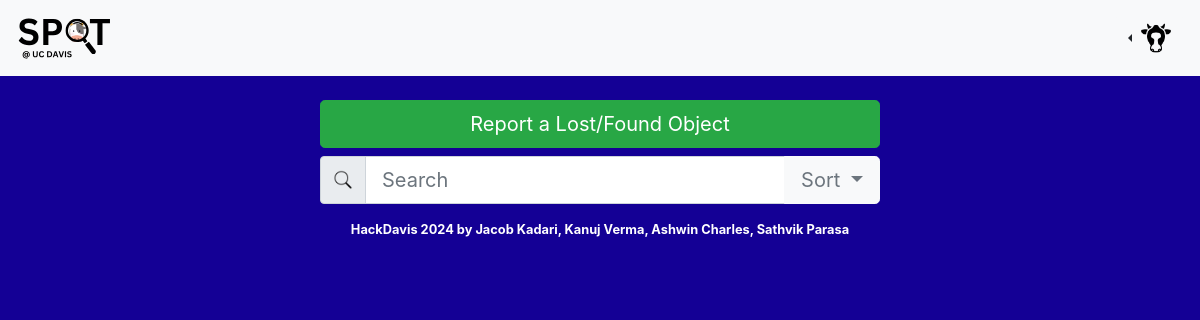
/reward, run on an earlier commit of the app's database.
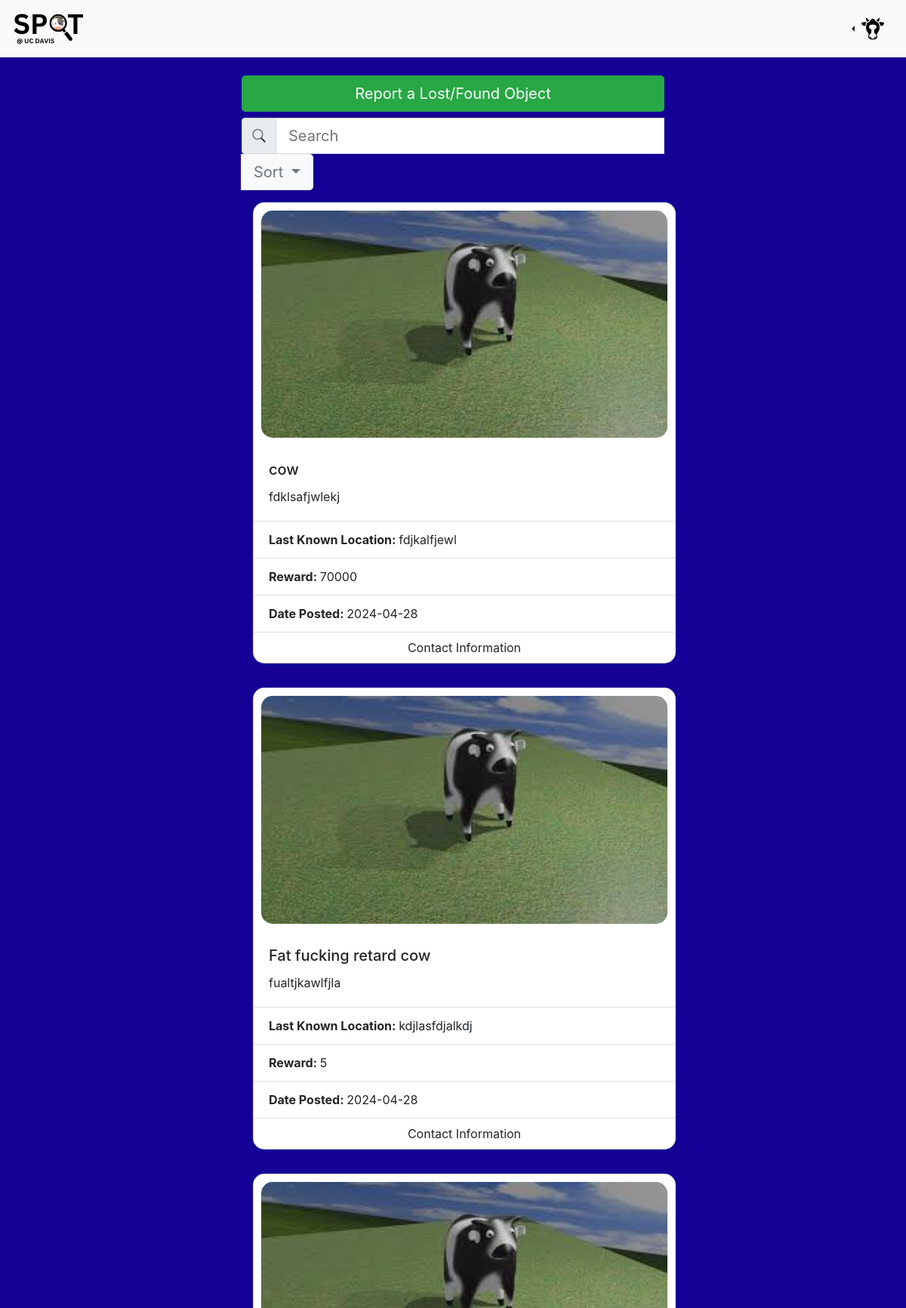
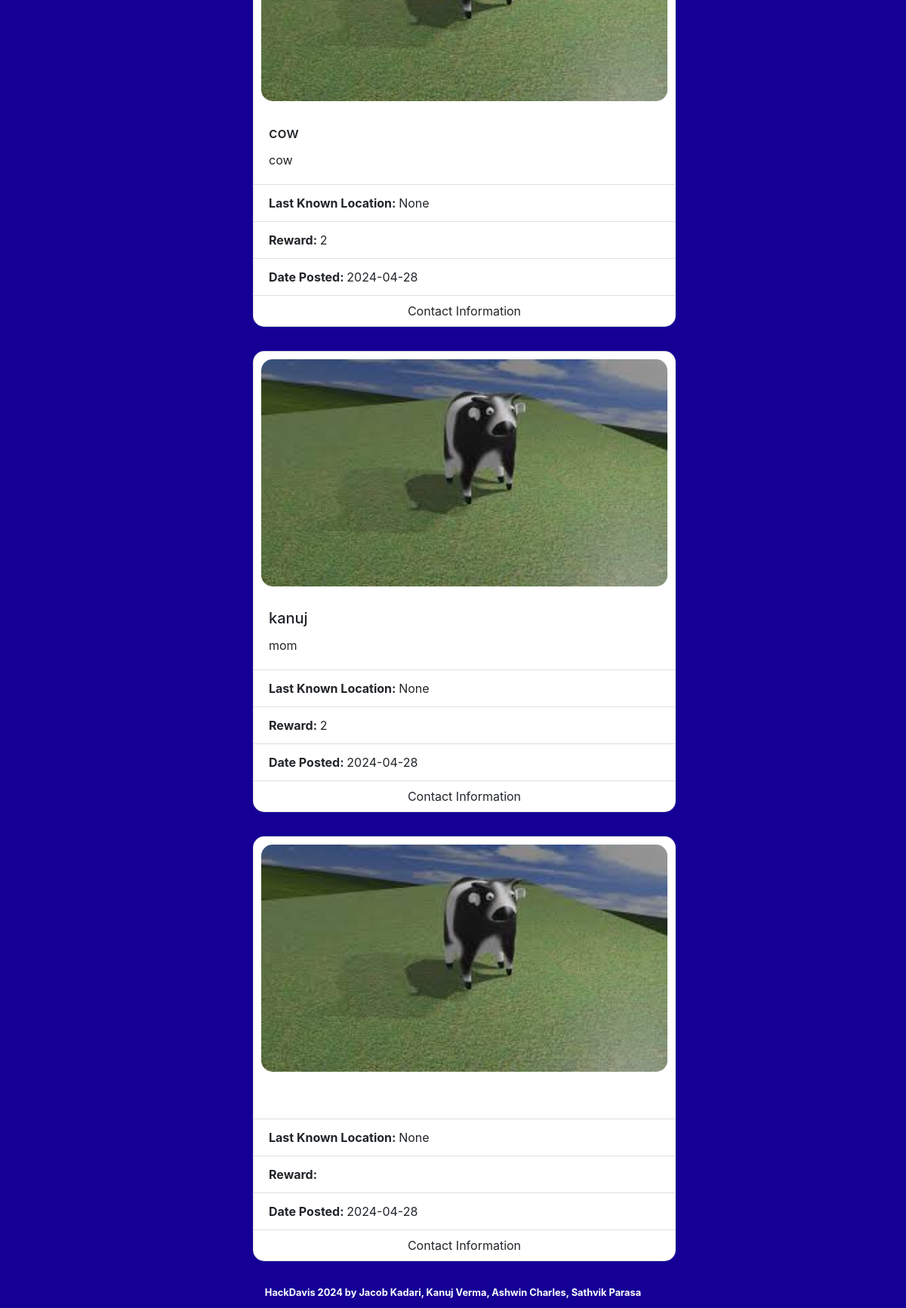
And on a later commit of the database (2 pictures, top to bottom).
### tables this page shows
CREATE TABLE "items" (
	"id"	INTEGER,
	"title"	TEXT,
	"description"	TEXT,
	"reward"	TEXT,
	"date_posted"	TEXT,
	"location"	TEXT,
	"image_reference"	INTEGER,
	"email"	TEXT,
	PRIMARY KEY("id" AUTOINCREMENT)
);

### app.py (the view)
@app.route('/reward', methods=['GET', 'POST'])
def reward():
    conn = get_db_connection()  # Open a new connection
    cursor = conn.cursor()
    if request.method == "GET":
        items = cursor.execute("SELECT * FROM items ORDER BY reward DESC").fetchall()
        conn.close()  # Close the connection after use
        return render_template("reward.html", items=items)
    search_query = request.form.get('search')
    items = cursor.execute("SELECT * FROM items WHERE title LIKE ? ORDER BY reward DESC;", (f"%{search_query}%",)).fetchall()
    conn.close()  # Close the connection after use
    return render_template("reward.html", items=items)

### app.py (called while the page is built)
def get_db_connection():
    conn = sqlite3.connect('spot.db', check_same_thread=False)
    conn.row_factory = sqlite3.Row  # Allows accessing columns by name
    return conn

### templates/reward.html (shortened to what this page needs)
<!DOCTYPE html>
<html lang="en">
<head style="background-color: #140095;">
    <link href="https://maxcdn.bootstrapcdn.com/bootstrap/4.1.3/css/bootstrap.min.css" rel="stylesheet">
    <link href="static/styles.css" rel="stylesheet">
</head>
<body style="background-color: #140095;">
    <nav class="navbar navbar-light bg-light">
        <a style="text-align: center;" class="navbar-brand" href="/">
            <img src="static/SP_T_480_x_244_px.svg" height="50" class="d-inline-block align-top" alt="">
        </a>
        <div class="btn-group dropleft">
            <button type="button" class="btn btn-light dropdown-toggle" data-toggle="dropdown" aria-haspopup="true" aria-expanded="false">
                <img src="static/cat.png" height="30px">
            </button>
        </div>
    </nav>
    <main class="container p-3">
        <div class="col p-2 d-flex justify-content-center">
            <button type="button" class="btn btn-success btn-lg p-2" data-toggle="modal" style="width: 35rem;" data-target="#exampleModal">Report a Lost/Found Object</button>
        </div>
        <div class="col d-flex justify-content-center">
            <form method="POST" style="width: 35rem;" class=" d-grid gap-2 mx-auto form-control-mb">
                <div class="input-group">
                    <div class="input-group-prepend">
                        <span class="input-group-text" id="basic-addon1"><img height="20px" src="static/search.png"></span>
                    </div>
                    <input type="text" class="form-control form-control-lg" name="search" placeholder="Search" aria-label="Search" aria-describedby="basic-addon1">
                    <div class="input-group-append">
                        <div class="dropdown input-group-mb">
                            <button style="border-top-left-radius: 0px; border-bottom-left-radius: 0px;" class="btn btn-lg btn-light dropdown-toggle text-muted" type="button" id="dropdownMenuButton" data-toggle="dropdown" aria-haspopup="true" aria-expanded="false">
                                Sort
                            </button>
           {% for item in items %}
           <div class="container p-3 col d-flex justify-content-center">
               <div class="card" style="width: 35rem; border-radius: 15px;">
                   <img style="padding: 10px; border-radius: 25px;" class="card-img-top" src="static/default.jpeg" alt="Item image">
                   <div class="card-body">
                       <h5 class="card-title">{{item['title']}}</h5>
                       <p class="card-text">{{item['description']}}</p>
                     </div>
                     <ul class="list-group list-group-flush">
                       <li class="list-group-item font-weight-bold">Last Known Location: <a class="font-weight-normal">{{item['location']}}</a></li>
                       <li class="list-group-item font-weight-bold">Reward: <a class="font-weight-normal">{{item['reward']}}</a></li>
                       <li class="list-group-item font-weight-bold">Date Posted: <a class="font-weight-normal">{{item['date_posted']}}</a></li>
                     </ul>
                     <div style="padding: 8px;" class="card-body text-center">
                       <text href="#">Contact Information<br/>
                             </text>
                     </div>
                   </div>
           </div>
           {% endfor %}
       </main>
       <footer style="padding-top: 0px; padding-bottom: 10px;"class="text-white small text-center font-weight-bold">
           HackDavis 2024 by Jacob Kadari, Kanuj Verma, Ashwin Charles, Sathvik Parasa
       </footer>
   </body>
</html>

What changed in the data, as far as the page shows it:
added items: title "cow", description "fdklsafjwlekj", location "fdjkalfjewl", reward "70000", date_posted "2024-04-28"
added items: title "Fat fucking retard cow", description "fualtjkawlfjla", location "kdjlasfdjalkdj", reward "5", date_posted "2024-04-28"
added items: title "cow", description "cow", location "None", reward "2", date_posted "2024-04-28"
added items: title "kanuj", description "mom", location "None", reward "2", date_posted "2024-04-28"
added items: location "None", date_posted "2024-04-28"
